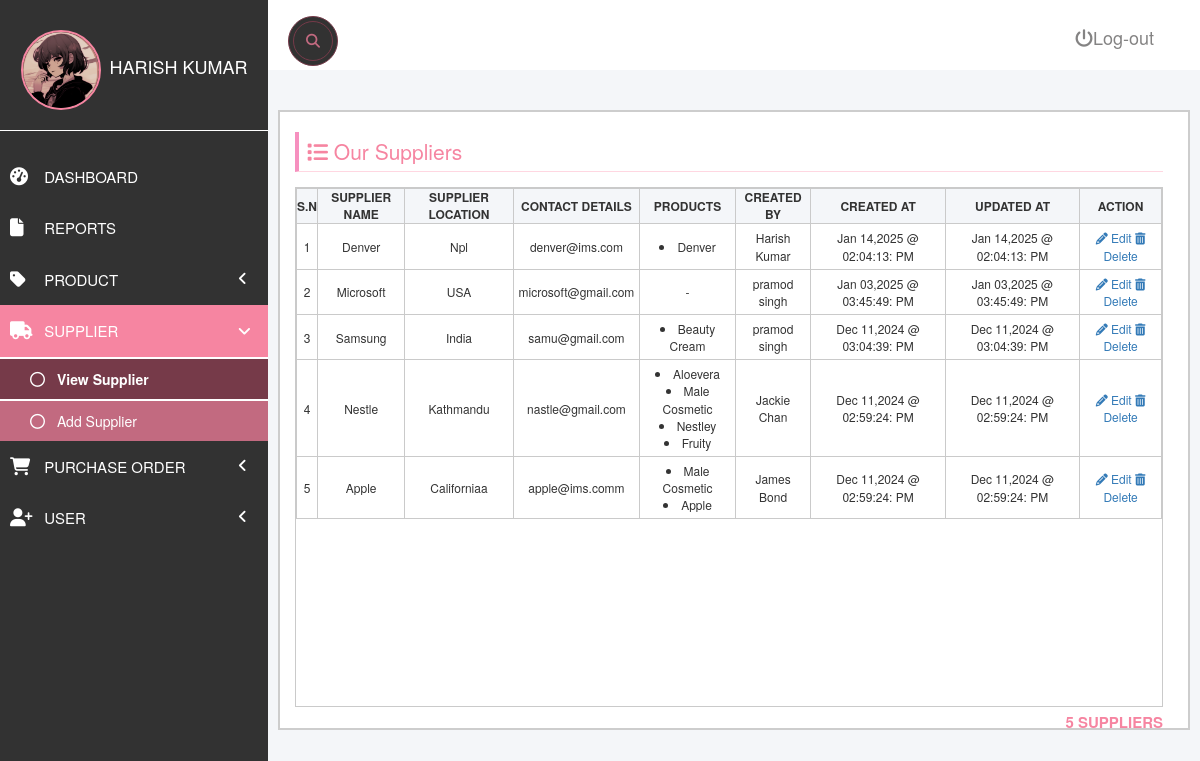
Page /supplier-view.php (signed in) on the committed database.
### tables this page shows
CREATE TABLE `suppliers` (
  `id` int(11) NOT NULL,
  `supplier_name` varchar(191) NOT NULL,
  `supplier_location` varchar(191) NOT NULL,
  `email` varchar(100) NOT NULL,
  `created_by` int(11) NOT NULL,
  `created_at` datetime NOT NULL,
  `updated_at` datetime NOT NULL
);

CREATE TABLE `users` (
  `id` int(11) NOT NULL,
  `first_name` varchar(50) NOT NULL,
  `last_name` varchar(50) NOT NULL,
  `password` varchar(300) NOT NULL,
  `email` varchar(50) NOT NULL,
  `permissions` varchar(5000) DEFAULT NULL,
  `created_at` datetime NOT NULL,
  `updated_at` datetime NOT NULL
);

### database/show.php (called while the page is built)
<?php
include('connection.php');
$table_name = $show_table;
$stmt = $conn->prepare("SELECT * FROM $table_name ORDER BY created_at DESC");
$stmt->execute();
$stmt->setFetchMode(PDO::FETCH_ASSOC);
return $stmt->fetchAll();
?>

### supplier-view.php (the view, shortened to what this page needs)
<?php
$show_table = 'suppliers';
$suppliers = include('database/show.php');
?>
<!DOCTYPE html>
<html lang="en">
<head>
    <?php include('partials/app-header-scripts.php'); ?>
</head>
<body>
    <div id="dashboardmainContainer">
        <?php include('partials/app-sidebar.php') ?>
        <div class="dashboard_content_container" id="dashboard_content_container">
            <?php include('live-search.php') ?>
            <?php include('partials/app-topnav.php') ?>
            <div class="dashboard_content">
                <?php if (in_array('supplier_view', $user['permissions'])) { ?>
                    <div class="dashboardContent_main">
                        <div class="row">
                            <div class="column column-12">
                                <h1 class="section_header"><i class="fa fa-list"></i> Our Suppliers</h1>
                                <div class="section_content">
                                    <div class="users">
                                        <table>
                                            <thead>
                                                <tr>
                                                    <th>S.N</th>
                                                    <th>Supplier Name</th>
                                                    <th>Supplier Location</th>
                                                    <th>Contact Details</th>
                                                    <th>Products</th>
                                                    <th>Created By</th>
                                                    <th>Created At</th>
                                                    <th>Updated At</th>
                                                    <th>Action</th>
                                                </tr>
                                            </thead>
                                            <tbody>
                                                <?php foreach ($suppliers as $index => $supplier) { ?>
                                                    <tr>
                                                        <td><?= $index + 1 ?></td>
                                                        <td><?= $supplier['supplier_name'] ?></td>
                                                        <td><?= $supplier['supplier_location'] ?></td>
                                                        <td><?= $supplier['email'] ?></td>
                                                        <td>
                                                            <?php
                                                            $product_list = '-';
                                                            $sId = $supplier['id'];
                                                            $stmt = $conn->prepare("SELECT product_name FROM products, productsuppliers WHERE productsuppliers.supplier = $sId AND productsuppliers.product = products.id");
                                                            $stmt->execute();
                                                            $row = $stmt->fetchAll(PDO::FETCH_ASSOC);
                                                            if ($row) {
                                                                $product_arr = array_column($row, 'product_name');
                                                                $product_list = '<li>' . implode("</li><li>", $product_arr);
                                                            }
                                                            echo $product_list;
                                                            ?>
                                                        </td>
                                                        <td>
                                                            <?php
                                                            $uId = $supplier['created_by'];
                                                            $stmt = $conn->prepare("SELECT * FROM users WHERE id= $uId");
                                                            $stmt->execute();
                                                            $row = $stmt->fetch(PDO::FETCH_ASSOC);
                                                            $created_by_name = $row['first_name'] . ' ' . $row['last_name'];
                                                            echo $created_by_name;
                                                            ?>
                                                        </td>
                                                        <td><?= date('M d,Y @ h:i:s: A', strtotime($supplier['created_at'])) ?>
                                                        </td>
                                                        <td><?= date('M d,Y @ h:i:s: A', strtotime($supplier['updated_at'])) ?>
                                                        </td>
                                                        <td>
                                                            <?php
                                                            $canEdit = in_array('supplier_edit', $user['permissions']);
                                                            $canDelete = in_array('supplier_delete', $user['permissions']);
                                                            ?>
                                                            <a href=""
                                                                class="<?= $canEdit ? 'updateSupplier' : 'accessDeniedEr' ?>"
                                                                data-sid="<?= $supplier['id'] ?>">
                                                                <i class="fa fa-pencil"></i> Edit
                                                            </a>
                                                            <a href=""
                                                                class="<?= $canDelete ? 'deleteSupplier' : 'accessDeniedEr' ?>"
                                                                data-name="<?= $supplier['supplier_name'] ?>"
                                                                data-sid="<?= $supplier['id'] ?>">
                                                                <i class="fa fa-trash"></i> Delete
                                                            </a>
                                                        </td>
                                                    </tr>
                                                <?php } ?>
                                            </tbody>
                                        </table>
                                    </div>
                                    <p class="userCount"><?= count($suppliers) ?> Suppliers</p>
                                </div>
                            </div>
                        </div>
                    </div>
                <?php } else { ?>
                    <div id="errorMessage">You do not have permission to view this page.</p>
                    </div>
                <?php } ?>
            </div>
        </div>
    </div>
    <?php
    include('partials/app-scripts.php');
    $show_table = 'products';
    $products = include('database/show.php');
    ?>
</body>
</html>

### partials/app-header-scripts.php (shortened to what this page needs)
<link rel="stylesheet" href="css/dashboard.css?v=<?= time(); ?>">
<link rel="stylesheet" href="css/users-add.css">
<link rel="stylesheet" href="https://cdnjs.cloudflare.com/ajax/libs/bootstrap3-dialog/1.35.4/css/bootstrap-dialog.css"
 />

### partials/app-sidebar.php (shortened to what this page needs)
<?php
   $user = $_SESSION['user'];
?>
<div class="dashboard_sidebar" id="dashboard_sidebar">
    <div class="dashboardSidebar_user">
        <img src="profile.png" alt="User image." id="userImage">
        <span><?= htmlspecialchars($user['first_name'] . ' ' . $user['last_name']) ?></span>
    </div>
    <div class="dashboardSidebar_menus">
        <ul class="dashboardMenu_lists">
            <li class="liMainMenu">
                <a href="./dashboard.php"><i class="fa fa-dashboard menuIcons"></i><span class="menuText">
                        Dashboard</span></a>
            </li>
            <li class="liMainMenu">
                <a href="./report.php"><i class="fa fa-file menuIcons"></i><span class="menuText">
                        Reports</span></a>
            </li>
            <li class="liMainMenu">
                <a href="javascript:void(0);" class="showHideSubMenu">
                    <i class="fa fa-tag menuIcons showHideSubMenu"></i>
                    <span class="menuText showHideSubMenu"> Product</span>
                    <i class="fa fa-angle-left menuIcons leftAngleIcon showHideSubMenu"></i>
                </a>
            </li>
            <li class="liMainMenu ">
                <a href="javascript:void(0);" class="showHideSubMenu">
                    <i class="fa fa-truck menuIcons showHideSubMenu"></i>
                    <span class="menuText showHideSubMenu"> Supplier</span>
                    <i class="fa fa-angle-left menuIcons leftAngleIcon showHideSubMenu"></i>
                </a>
                <ul class="subMenus" id="user">
                    <li><a class="subMenuLink" href="./supplier-view.php"><i class="fa fa-circle-o"></i> View Supplier</a></li>
                    <li><a class="subMenuLink" href="./supplier-add.php"><i class="fa fa-circle-o"></i> Add Supplier</a></li>
                </ul>
            </li>
            <li class="liMainMenu ">
                <a href="javascript:void(0);" class="showHideSubMenu">
                    <i class="fa fa-shopping-cart menuIcons showHideSubMenu"></i>
                    <span class="menuText showHideSubMenu">Purchase Order</span>
                    <i class="fa fa-angle-left menuIcons leftAngleIcon showHideSubMenu"></i>
                </a>
            </li>
            <li class="liMainMenu showHideSubMenu">
                <a href="javascript:void(0);" class="showHideSubMenu">
                    <i class="fa fa-user-plus menuIcons showHideSubMenu"></i>
                    <span class="menuText showHideSubMenu"> User</span>
                    <i class="fa fa-angle-left menuIcons leftAngleIcon showHideSubMenu"></i>
                </a>
            </li>
        </ul>
    </div>
</div>

### live-search.php (shortened to what this page needs)
<!DOCTYPE html>
<html lang="en">
<head>
    <link rel="stylesheet" href="css/dashboard.css">
</head>
<body>
    <div class="search-box" >
        <a class="search-btn" href="#">
            <i class="fas fa-search"></i>
        </a>
    </div>
</body>
</html>

### partials/app-topnav.php
<div class="dashboard_topNav">
    <a href="database/logout.php" id="logout_btn"><i class="fa fa-power-off"></i>Log-out</a>
</div>

### partials/app-scripts.php (shortened to what this page needs)
<link rel="stylesheet" href="https://maxcdn.bootstrapcdn.com/bootstrap/3.3.7/css/bootstrap.min.css"
>
<link rel="stylesheet" href="https://maxcdn.bootstrapcdn.com/bootstrap/3.3.7/css/bootstrap-theme.min.css"
>

### css/dashboard.css (style rules this page uses)
*, *::before, *::after { box-sizing: border-box }
body, h1, h2, h3, h4, p, figure, blockquote, dl, dd { margin: 0 }
body { min-height: 100vh; text-rendering: optimizeSpeed; line-height: 1.5 }
a:not([class]) { text-decoration-skip-ink: auto }
img, picture { max-width: 100%; display: block }
#dashboardmainContainer { display: flex; flex-direction: row; }
.dashboard_sidebar { width: 23%; background-color: #323232; height: 100vh; }
.dashboard_content_container { width: 80%; background-color: #f4f6f9; }
.dashboardSidebar_user { text-align: center; position: relative; margin-top: 10px; padding: 20px; border-bottom: 1px solid white; }
.dashboardSidebar_user img { width: 80px; display: inline-block; border-radius: 50%; border: 2px solid #f685a1; margin-right: 5px; vertical-align: middle; }
.dashboardSidebar_user span { top: 20%; font-size: 18px; color: white; text-transform: uppercase; display: inline-block; }
.dashboardMenu_lists { margin-top: 20px; }
.dashboardMenu_lists li.liMainMenu { margin-left: -45px; list-style: none; text-transform: uppercase; }
.dashboardMenu_lists li.liMainMenu a { text-decoration: none; color: white; display: block; font-size: 15px; padding: 0px 15px; padding-top: 15px; padding-bottom: 15px; padding-right: 0; }
.dashboardMenu_lists li.liMainMenu a i { font-size: 18px; width: 30px; }
.dashboard_topNav { background-color: #fff; padding: 35px; }
.dashboard_topNav a { color: #848383; font-size: 18px; text-decoration: none; }
#logout_btn { height: 33px; padding: 2px 10px; float: right; margin-top: -13px; border: 1px solid transparent; }
.dashboard_content { padding: 40px 10px 10px 10px; }
.dashboardContent_main { background-color: #fff; min-height: 500px; height: 100%; border: 2px solid #cdcdcd; padding-left: 20px; }
.subMenus { display: none; list-style: none; margin-left: -35px !important; background-color: #c26a80; }
a.subMenuLink { padding-top: 10px !important; padding-bottom: 10px !important; text-transform: none; font-size: 14px !important; }
a.subMenuLink i { font-size: 15px !important; width: 23px !important; }
.subMenus li a { padding-left: 30px !important; }
i.leftAngleIcon { float: right; font-size: 15px !important; margin-top: 2px; }
.leftAngleIcon { display: inline-block; transition: transform 0.4s ease; transform: rotate(0deg); transform-origin: 20% 50%; }
.leftAngleIcon.rotate-down { transform: rotate(-90deg); }
.subMenuActive { font-weight: bold; border-top: 2px solid white; border-bottom: 2px solid white; background-color: #763a49; }
.dashboardContent_main { display: flex; flex-direction: row; }
.search-box { position: absolute; top: 2%; left: 24%; border: 1px solid #763a49; background-color: #323232; height: 50px; border-radius: 40px; padding: 4px; }
.search-btn { color: #c26a80; float: right; width: 40px; height: 40px; border-radius: 50%; border: 1px solid #763a49; display: flex; justify-content: center; align-items: center; transition: 0.4s; }

### css/users-add.css (style rules this page uses)
.row { display: flex; flex-direction: row; flex-wrap: wrap; width: 100%; }
.column { width: 100%; height: 77vh; padding: 0px 10px; }
.section_header { font-size: 21px; color: #f685a1; border-bottom: 1px solid #ffd7e1; padding-bottom: 10px; padding: 8px; border-left: 4px solid #f690bf; margin-bottom: 15px; }
.users { width: 100%; height: 65vh; overflow-y: auto; }
.users, table, th, td { border: 1px solid #cacaca; border-collapse: collapse; }
table { width: 100%; }
table th { font-size: 12px; text-align: center; background: #f4f6f9; text-transform: uppercase; }
table td { font-size: 12px; text-align: center; padding: 5px; }
.userCount { padding-top: 5px; text-align: right; font-size: 15px; font-weight: bold; text-transform: uppercase; color: #f685a1; }

### rows in the picture
suppliers: supplier_name "Denver", supplier_location "Npl", email "denver@ims.com", product_arr "Denver", created_by.last_name "Harish Kumar", created_at "Jan 14,2025 @ 02:04:13: PM", updated_at "Jan 14,2025 @ 02:04:13: PM"
suppliers: supplier_name "Microsoft", supplier_location "USA", email "microsoft@gmail.com", product_list "-", created_by.last_name "pramod singh", created_at "Jan 03,2025 @ 03:45:49: PM", updated_at "Jan 03,2025 @ 03:45:49: PM"
suppliers: supplier_name "Samsung", supplier_location "India", email "samu@gmail.com", product_arr "Beauty Cream", created_by.last_name "pramod singh", created_at "Dec 11,2024 @ 03:04:39: PM", updated_at "Dec 11,2024 @ 03:04:39: PM"
suppliers: supplier_name "Nestle", supplier_location "Kathmandu", email "nastle@gmail.com", product_arr "Aloevera Male Cosmetic Nestley Fruity", created_by.last_name "Jackie Chan", created_at "Dec 11,2024 @ 02:59:24: PM", updated_at "Dec 11,2024 @ 02:59:24: PM"
suppliers: supplier_name "Apple", supplier_location "Californiaa", email "apple@ims.comm", product_arr "Male Cosmetic Apple", created_by.last_name "James Bond", created_at "Dec 11,2024 @ 02:59:24: PM", updated_at "Dec 11,2024 @ 02:59:24: PM"

### other values in the picture
$user['first_name'] . ' ' . $user['last_name'] "HARISH KUMAR"
count($suppliers) "5"
